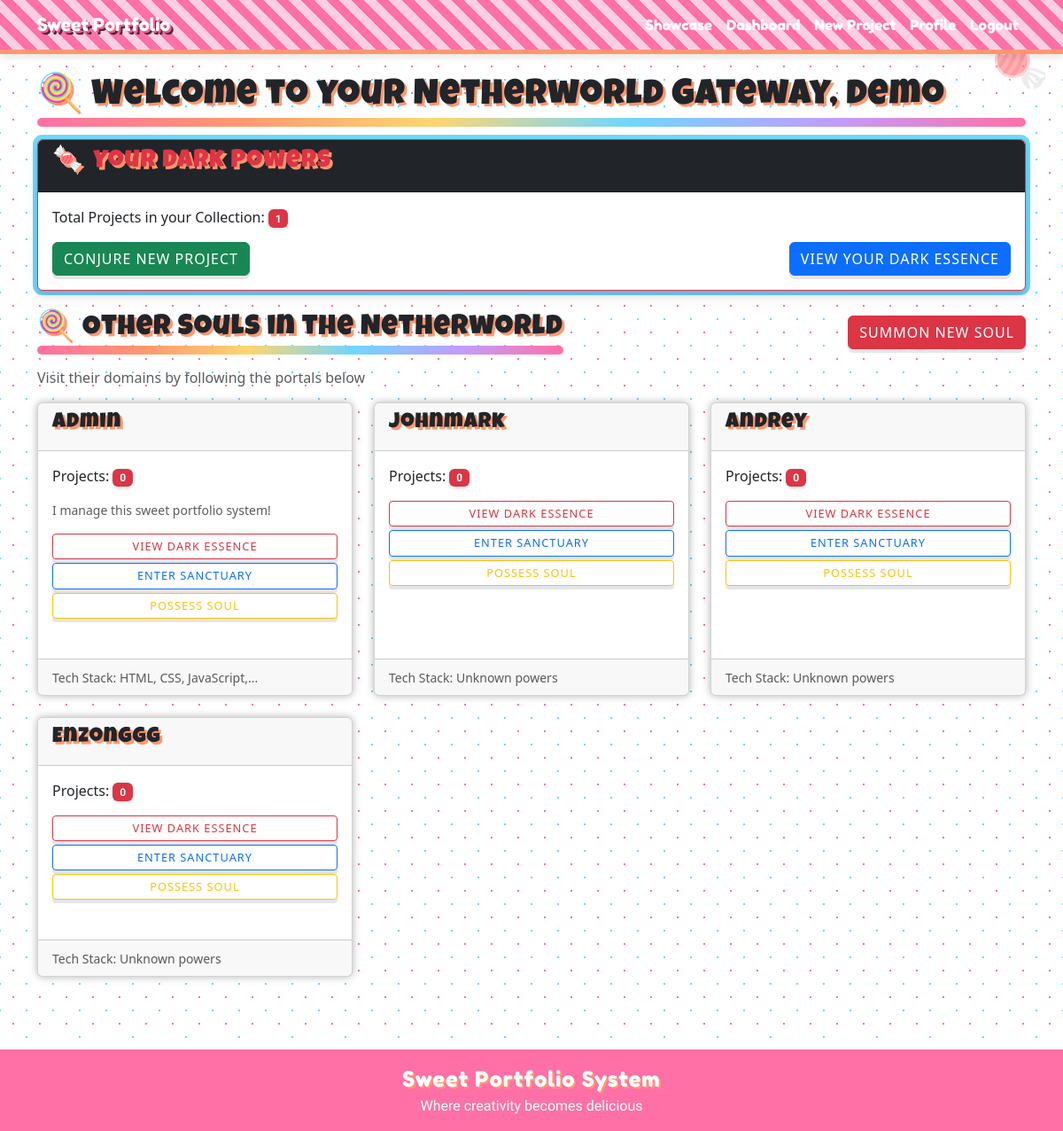
Page /dashboard (signed in) on the committed database.
### app.py (models this page shows, shortened)
class User(db.Model): # Represents a user in the system
    id = db.Column(db.Integer, primary_key=True)
    username = db.Column(db.String(80), unique=True, nullable=False)
    email = db.Column(db.String(120), unique=True, nullable=False)
    password_hash = db.Column(db.String(128))
    projects = db.relationship('Project', backref='author', lazy=True)
    about_me = db.Column(db.Text, nullable=True)
    tech_stack = db.Column(db.Text, nullable=True)
    birthdate = db.Column(db.String(20), nullable=True)
    location = db.Column(db.String(100), nullable=True)
    occupation = db.Column(db.String(100), nullable=True)
    social_media = db.Column(db.Text, nullable=True)
    contact_info = db.Column(db.Text, nullable=True)
    full_name = db.Column(db.String(100), nullable=True)
    age = db.Column(db.String(20), nullable=True)
    gender = db.Column(db.String(50), nullable=True)
    address = db.Column(db.Text, nullable=True)
    student_id = db.Column(db.String(50), nullable=True)
    section = db.Column(db.String(50), nullable=True)

### app.py (the view)
@app.route('/dashboard')
def dashboard():
    if 'user_id' not in session:
        flash('Please log in first')
        return redirect(url_for('login'))
    user = User.query.get(session['user_id'])
    if not user:
        session.clear()  # Clear invalid session
        flash('User not found. Please log in again.')
        return redirect(url_for('login'))
    projects = Project.query.filter_by(user_id=user.id).all()
    all_users = User.query.all()  # Get all users for the dashboard
    return render_template('dashboard.html', user=user, projects=projects, all_users=all_users)

### app.py (called while the page is built)
@app.context_processor
def inject_request():
    return {'request': request}

### templates/dashboard.html (shortened to what this page needs)
{% extends "base.html" %}
{% block content %}
<h1 class="mb-4">Welcome to your Netherworld Gateway, {{ user.username }}</h1>
<div class="card mb-4 border-danger">
    <div class="card-header bg-dark text-danger">
        <h3>Your Dark Powers</h3>
    </div>
    <div class="card-body">
        <p>Total Projects in your Collection: <span class="badge bg-danger">{{ projects|length }}</span></p>
        <div class="d-flex justify-content-between">
            <a href="{{ url_for('new_project') }}" class="btn btn-success">Conjure New Project</a>
            <a href="{{ url_for('view_profile') }}" class="btn btn-primary">View Your Dark Essence</a>
        </div>
    </div>
</div>
<div class="d-flex justify-content-between align-items-center mb-3">
    <h2>Other Souls in the Netherworld</h2>
    <div>
        <a href="{{ url_for('add_user') }}" class="btn btn-danger">
             Summon New Soul
        </a>
    </div>
</div>
<p class="text-muted">Visit their domains by following the portals below</p>
<div class="row">
    {% for other_user in all_users %}
        {% if other_user.id != user.id %}
        <div class="col-md-4 mb-4">
            <div class="card h-100 user-card">
                <div class="card-header">
                    <h4>{{ other_user.username }}</h4>
                </div>
                <div class="card-body">
                    <p>Projects: <span class="badge bg-danger">{{ other_user.projects|length }}</span></p>
                    {% if other_user.about_me %}
                    <p class="text-muted small">{{ other_user.about_me|truncate(50) }}</p>
                    {% endif %}
                    <div class="portal-buttons">
                        <a href="{{ url_for('user_profile', user_id=other_user.id) }}" class="btn btn-sm btn-outline-danger mb-1 w-100">
                             View Dark Essence
                        </a>
                        <a href="{{ url_for('user_sanctuary', user_id=other_user.id) }}" class="btn btn-sm btn-outline-primary mb-1 w-100">
                             Enter Sanctuary
                        </a>
                        <form action="{{ url_for('impersonate_user', user_id=other_user.id) }}" method="POST" class="mb-1">
                            <button type="submit" class="btn btn-sm btn-outline-warning w-100"
                                    onclick="return confirm('Are you sure you wish to possess the soul of {{ other_user.username }}?');">
                                 Possess Soul
                            </button>
                        </form>
                    </div>
                </div>
                <div class="card-footer text-muted">
                    <small>Tech Stack: {% if other_user.tech_stack %}{{ other_user.tech_stack|truncate(30) }}{% else %}Unknown powers{% endif %}</small>
                </div>
            </div>
        </div>
        {% endif %}
    {% endfor %}
</div>
{% endblock %}

### templates/base.html (shortened to what this page needs)
<!DOCTYPE html>
<html lang="en">
<head>
    <link rel="stylesheet" href="{{ url_for('static', filename='css/style.css') }}">
    <link href="https://cdn.jsdelivr.net/npm/bootstrap@5.3.0-alpha1/dist/css/bootstrap.min.css" rel="stylesheet">
</head>
<body>
    <nav class="navbar navbar-expand-lg navbar-dark bg-primary">
        <div class="container">
            <a class="navbar-brand" href="{{ url_for('home') }}">Sweet Portfolio</a>
            <div class="collapse navbar-collapse" id="navbarNav">
                <ul class="navbar-nav ms-auto">
                    <li class="nav-item">
                        <a class="nav-link" href="{{ url_for('home') }}">Showcase</a>
                    </li>
                    {% if session.get('user_id') %}
                        <li class="nav-item">
                            <a class="nav-link" href="{{ url_for('dashboard') }}">Dashboard</a>
                        </li>
                        <li class="nav-item">
                            <a class="nav-link" href="{{ url_for('new_project') }}">New Project</a>
                        </li>
                        <li class="nav-item">
                            <a class="nav-link" href="{{ url_for('view_profile') }}">Profile</a>
                        </li>
                        <li class="nav-item">
                            <a class="nav-link" href="{{ url_for('logout') }}">Logout</a>
                        </li>
                    {% endif %}
                </ul>
            </div>
        </div>
    </nav>
    <div style="position: fixed; top: 20px; right: 20px; width: 80px; height: 80px; z-index: -1; opacity: 0.6; pointer-events: none;">
    </div>
    <div class="container mt-4">
        {% block content %}{% endblock %}
    </div>
    <footer class="footer-horror mt-5">
        <div class="text-center p-3">
            <span class="footer-text">Sweet Portfolio System</span>
            <span class="footer-tagline">Where creativity becomes delicious</span>
        </div>
    </footer>
</body>
</html>

### static/css/style.css (style rules this page uses)
:root { --candy-pink: #ff70a6; --bubblegum: #ff9770; --lemon-drop: #ffd670; --mint-green: #70d6ff; --grape: #bf9eff; --licorice: #3a3042; --marshmallow: #fff0f3; --chocolate: #6b4b3e; --candy-red: #ff5c8d; --cotton-candy: #ffcee4; }
body { background-color: var(--marshmallow); background-image: radial-gradient(var(--candy-pink) 1px, transparent 1px), radial-gradient(var(--mint-green) 1px, transparent 1px); background-size: 30px 30px; background-position: 0 0, 15px 15px; color: var(--licorice); font-family: 'Baloo 2', cursive; line-height: 1.6; min-height: 100vh; position: relative; margin: 0; padding: 0; transition: all 0.5s ease; }
h1, h2, h3, h4, h5, h6 { font-family: 'Luckiest Guy', cursive; color: var(--candy-pink); text-shadow: 3px 3px 0px var(--bubblegum); letter-spacing: 1px; position: relative; }
h1::after, h2::after { content: ""; position: absolute; bottom: -10px; left: 0; width: 100%; height: 10px; background: linear-gradient(90deg, var(--candy-pink), var(--bubblegum), var(--lemon-drop), var(--mint-green), var(--grape), var(--candy-pink)); border-radius: 10px; }
.navbar { background: repeating-linear-gradient( 45deg, var(--candy-pink), var(--candy-pink) 10px, var(--cotton-candy) 10px, var(--cotton-candy) 20px ) !important; border-bottom: 5px solid var(--bubblegum); box-shadow: 0 4px 8px rgba(0, 0, 0, 0.1); }
.navbar-brand { font-family: 'Fredoka One', cursive; font-size: 1.6rem; color: white !important; text-shadow: 2px 2px 0px var(--candy-red), 4px 4px 0px var(--licorice); }
.nav-link { color: white !important; font-family: 'Fredoka One', cursive; transition: all 0.3s ease; font-size: 1.1rem; }
.card { background-color: white; border: none; border-radius: 20px; box-shadow: 0 10px 20px rgba(0, 0, 0, 0.05), 0 6px 6px rgba(0, 0, 0, 0.1), 0 0 0 5px var(--mint-green), 0 0 0 10px white; transition: all 0.3s ease; overflow: hidden; margin-bottom: 25px; }
.card-header { background-color: var(--grape); color: white; border-bottom: 5px dashed white; font-family: 'Fredoka One', cursive; }
.card-footer { background-color: var(--lemon-drop); border-top: 5px dashed white; }
.btn { border-radius: 50px; font-family: 'Fredoka One', cursive; text-transform: uppercase; letter-spacing: 1px; padding: 10px 20px; transition: all 0.3s ease; position: relative; overflow: hidden; box-shadow: 0 4px 0 0 rgba(0, 0, 0, 0.1); }
.btn::after { content: ""; position: absolute; top: 0; left: -100%; width: 100%; height: 100%; background: linear-gradient( 90deg, rgba(255, 255, 255, 0) 0%, rgba(255, 255, 255, 0.3) 50%, rgba(255, 255, 255, 0) 100% ); transition: all 0.5s ease; }
.btn-primary { background-color: var(--mint-green); border: none; color: var(--licorice); }
.btn-danger { background-color: var(--candy-red); border: none; }
.btn-success { background-color: #72d6a0; border: none; color: var(--licorice); }
.footer-horror { background-color: var(--candy-pink) !important; color: white; font-family: 'Fredoka One', cursive; border-top: 10px dotted white; position: relative; }
.footer-horror::before { content: ""; position: absolute; top: -20px; left: 0; width: 100%; height: 20px; background-image: radial-gradient(circle at 10px -5px, transparent 12px, white 13px, white 20px); background-size: 20px 20px; background-repeat: repeat-x; }
.footer-text { display: block; font-size: 1.5rem; letter-spacing: 1px; text-shadow: 2px 2px 0px var(--bubblegum); }
.footer-tagline { display: block; font-family: 'Baloo 2', cursive; font-size: 1rem; }
.badge { border-radius: 50px; padding: 5px 10px; font-family: 'Baloo 2', cursive; font-weight: normal; box-shadow: 0 2px 5px rgba(0, 0, 0, 0.1); }
.badge-primary, .bg-primary { background-color: var(--mint-green) !important; color: var(--licorice); }
.badge-danger, .bg-danger { background-color: var(--candy-red) !important; }
h1::before, h2::before { content: "🍭"; margin-right: 10px; display: inline-block; animation: spin 10s linear infinite; }
h3::before { content: "🍬"; margin-right: 10px; display: inline-block; animation: bounce 2s ease infinite; }

### templates/base.html (style rules this page uses)
body { transition: all 0.5s ease; }

### templates/dashboard.html (style rules this page uses)
.user-card { transition: all 0.3s ease; box-shadow: 0 0 10px rgba(0, 0, 0, 0.3); }
.portal-buttons .btn { transition: all 0.3s ease; text-transform: uppercase; letter-spacing: 1px; font-size: 0.8rem; }

### rows in the picture
User: username "demo"
User: username "admin", projects|length "0", about_me "I manage this sweet portfolio system!", tech_stack "HTML, CSS, JavaScript,..."
User: username "Johnmark", projects|length "0", shows "Unknown powers"
User: username "Andrey", projects|length "0", shows "Unknown powers"
User: username "Enzonggg", projects|length "0", shows "Unknown powers"

### other values in the picture
{{ projects|length }} "1"
